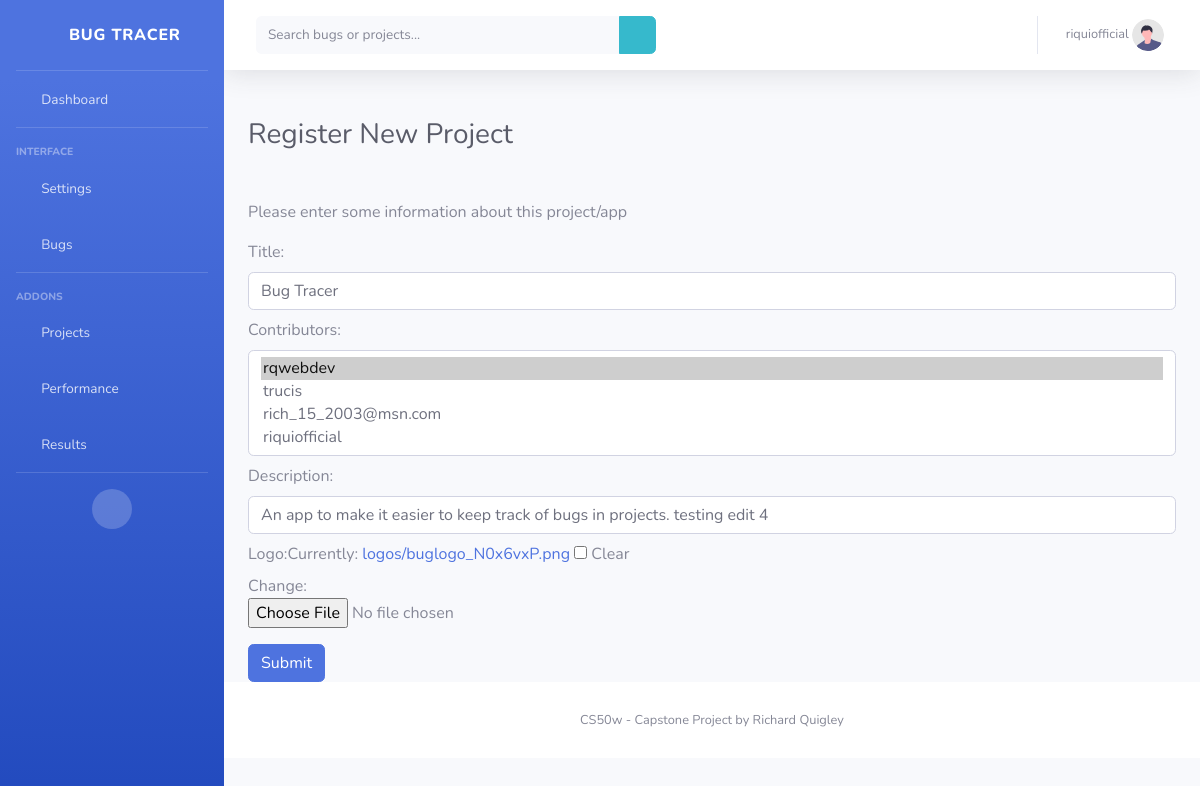
Before: /editproject/1 (signed in) with the older database file.
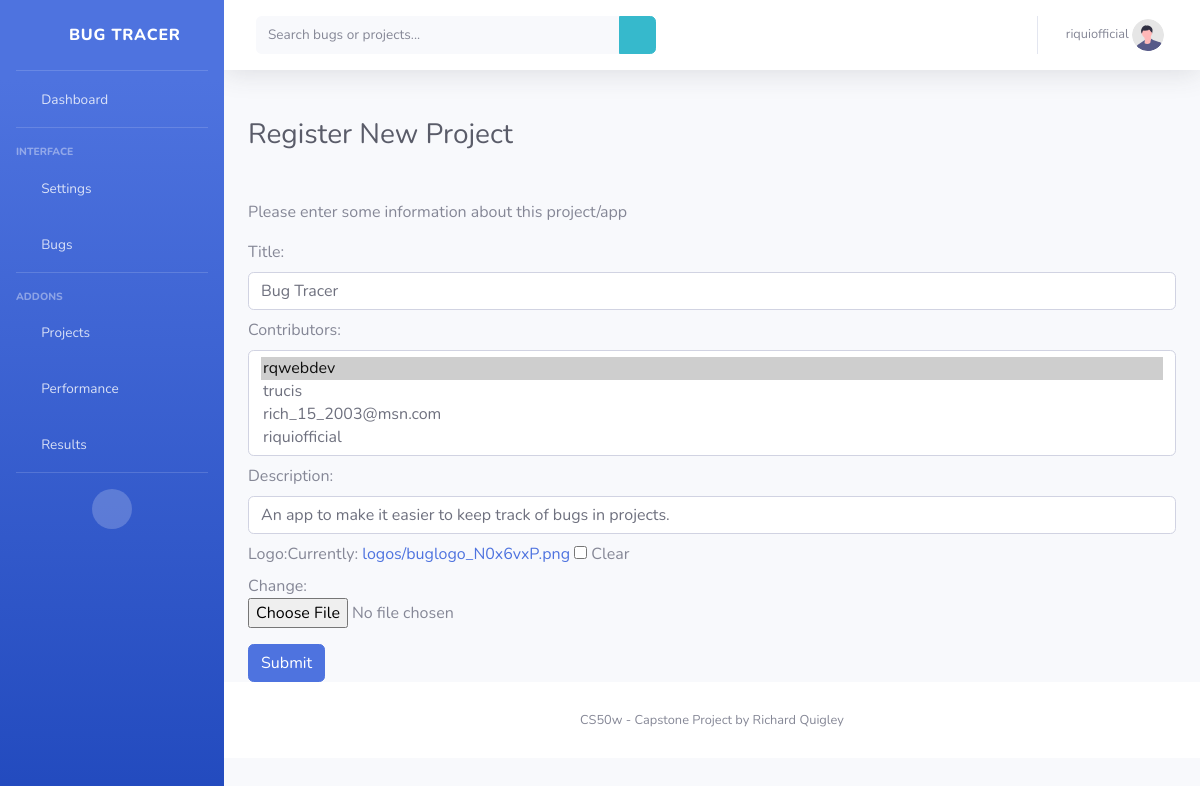
After: the same page with the newer database file.
### bugtracerapp/models.py (models this page shows, shortened)
class User(AbstractUser):
    profile_picture = models.ImageField(
        upload_to="profile-pics/", null=True, blank=True, default="profile-pics/undraw_profile.svg")
    bio = models.CharField(max_length=200, null=True, blank=True)

class Project(models.Model):
    title = models.CharField(max_length=50, blank=True, null=True)
    contributors = models.ManyToManyField(User, blank=True)
    description = models.CharField(max_length=500)
    date = models.DateTimeField(auto_now_add=True)
    logo = models.ImageField(upload_to="logos/", null=True, blank=True)
    class Meta:
        ordering = ['title']

### bugtracerapp/views.py (the view, shortened to what this page needs)
# urls.py: path("editproject/<int:pk>", views.UpdateProject.as_view(), name="edit_project"),
class UpdateProject(LoginRequiredMixin, UpdateView):
    login_url = 'login'
    model = Project
    success_url = reverse_lazy('index')
    form_class = UpdateProjectForm

### bugtracerapp/forms.py
class UpdateProjectForm(forms.ModelForm):
    class Meta:
        model = Project
        fields = ['title', 'contributors', 'description', 'logo']
        widgets = {
            'title': forms.TextInput(attrs={'class': 'form-control mb-2', 'id': 'update-project-name'}),
            'contributors': forms.SelectMultiple(attrs={'class': 'form-control mb-2', 'id': 'update-contributors'}),
            'description': forms.TextInput(attrs={'class': 'form-control mb-2', 'id': 'update-description'}),
            'logo': forms.ClearableFileInput(attrs={'class': 'custom-file mb-2', 'id': 'update-logo'})
        }

### bugtracerapp/templates/bugtracerapp/project_form.html (shortened to what this page needs)
{% extends "bugtracerapp/layout.html" %}
{%block body %}
<div class="container-fluid">
  <h1 class="h3 text-gray-800 my-5">Register New Project</h1>
  <p class="">Please enter some information about this project/app</p>
</div>
<div class="container-fluid">
  <form action="" method="POST" enctype="multipart/form-data">
    {%csrf_token%} {{form}}
    <input type="submit" class="btn btn-primary" />
  </form>
</div>
{%endblock%}

### bugtracerapp/templates/bugtracerapp/layout.html (shortened to what this page needs)
{% load static %}
<!DOCTYPE html>
<html lang="en">
  <head>
    <link
      rel="stylesheet"
      type="text/css"
      href="{% static 'bugtracer/globalmin.css' %}"
    />
    <link
      href="{% static 'bugtracer/vendor/fontawesome-free/css/all.min.css' %}"
      rel="stylesheet"
      type="text/css"
    />
  </head>
  <body id="page-top">
    <div id="wrapper">
      <ul class="navbar-nav bg-gradient-primary sidebar sidebar-dark accordion" id="accordionSidebar">
          <a class="sidebar-brand d-flex align-items-center justify-content-center" href="/">
              <div class="sidebar-brand-icon rotate-n-15">
                  <i class="fas fa-bug"></i>
              </div>
              <div class="sidebar-brand-text mx-3">Bug Tracer</div>
          </a>
          <hr class="sidebar-divider my-0">
          <li class="nav-item {% if request.path == '/' %} active {% endif %}">
              <a class="nav-link" href="/">
                  <i class="fas fa-fw fa-tachometer-alt"></i>
                  <span>Dashboard</span></a>
          </li>
          <hr class="sidebar-divider">
          <div class="sidebar-heading">
              Interface
          </div>
          <li class="nav-item">
              <a class="nav-link collapsed" href="#" data-toggle="collapse" data-target="#collapseTwo"
                  aria-expanded="true" aria-controls="collapseTwo">
                  <i class="fas fa-fw fa-cog"></i>
                  <span>Settings</span>
              </a>
          </li>
          <li class="nav-item {% if request.path == '/new' or request.path == '/solved' or request.path == '/' %} active {% endif %}">
              <a class="nav-link collapsed" id="bugMenu" href="#" data-toggle="collapse" data-target="#collapseUtilities"
                  aria-expanded="true" aria-controls="collapseUtilities">
                  <i class="fas fa-fw fa-wrench"></i>
                  <span>Bugs</span>
              </a>
          </li>
          <hr class="sidebar-divider">
          <div class="sidebar-heading">
              Addons
          </div>
          <li class="nav-item {% if request.path == '/projects' or request.path == '/newproject' %} active {% endif %}">
              <a class="nav-link collapsed" href="#" id="projectMenu" data-toggle="collapse" data-target="#collapsePages"
                  aria-expanded="true" aria-controls="collapsePages">
                  <i class="fas fa-fw fa-folder"></i>
                  <span>Projects</span>
              </a>
          </li>
          <li class="nav-item">
              <a class="nav-link" href="performance">
                  <i class="fas fa-fw fa-chart-area"></i>
                  <span>Performance</span></a>
          </li>
          <li class="nav-item">
              <a class="nav-link" href="results">
                  <i class="fas fa-fw fa-table"></i>
                  <span>Results</span></a>
          </li>
          <hr class="sidebar-divider d-none d-md-block">
          <div class="text-center d-none d-md-inline">
              <button class="rounded-circle border-0" id="sidebarToggle"></button>
          </div>
      </ul>
      <div id="content-wrapper" class="d-flex flex-column">
          <div id="content">
              <nav class="navbar navbar-expand navbar-light bg-white topbar mb-4 static-top shadow">
                  <form action="{% url 'search_view' %}" method="GET"
                      class="d-none d-sm-inline-block form-inline mr-auto ml-md-3 my-2 my-md-0 mw-100 navbar-search">
                      <div class="input-group">
                            <input type="text" class="form-control bg-light border-0 small" placeholder="Search bugs or projects..."
                              aria-label="Search" name="q" aria-describedby="basic-addon2">
                                <div class="input-group-append">
                                    <button class="btn btn-info" type="submit">
                                        <i class="fas fa-search fa-sm"></i>
                                    </button>
                                </div>
                      </div>
                  </form>
                  <ul class="navbar-nav ml-auto">
                      <li class="nav-item dropdown no-arrow mx-1">
                          <a class="nav-link dropdown-toggle" id="alertsDropdown" role="button"
                              data-toggle="dropdown" aria-haspopup="true" aria-expanded="false">
                              <i class="fas fa-bell fa-fw"></i>
                          </a>
                      </li>
                      <li class="nav-item dropdown no-arrow mx-1">
                          <a class="nav-link dropdown-toggle" href="#" id="messagesDropdown" role="button"
                              data-toggle="dropdown" aria-haspopup="true" aria-expanded="false">
                              <i class="fas fa-envelope fa-fw"></i>
                          </a>
                      </li>
                      <li class="nav-item dropdown no-arrow">
                          <a class="nav-link dropdown-toggle" href="#" id="userDropdown" role="button"
                              data-toggle="dropdown" aria-haspopup="true" aria-expanded="false">
                              <span class="mr-2 d-lg-inline text-gray-600 small">
                                  {% if request.user.is_authenticated %}
                                  {{request.user.username}}
                                    <img class="img-profile rounded-circle"
                                    src="{% if request.user.profile_picture %}
                                    {{request.user.profile_picture.url}}
                                    {% else %}{% static 'bugtracer/img/undraw_profile.svg'%}{%endif%}">
                                  {%else%}
                                    Please Log In
                                  {%endif%}
                                </span>
                          </a>
                      </li>
                  </ul>
              </nav>
    <div class="dynamic-content" id="jsContent">{% block body %} {% endblock %}</div>
     <footer class="sticky-footer bg-white">
      <div class="container my-auto">
          <div class="copyright text-center my-auto">
              <span>CS50w - Capstone Project by Richard Quigley</span>
          </div>
      </div>
  </footer>
</div>
</div>
  </body>
</html>

### bugtracerapp/templates/bugtracerapp/layout.html (style rules this page uses)
a { cursor: pointer; }
.dynamic-content { animation-name: showPage; animation-duration: .5s; }

Changed rows visible on the page:
changed Project "Bug Tracer": description "An app to make it easier to keep track of bugs in projects. testing edit 4" → "An app to make it easier to keep track of bugs in projects."
